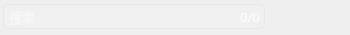
<?xml version="1.0" encoding="UTF-8"?>
<ui version="4.0">
 <class>findwidget</class>
 <widget class="QWidget" name="findwidget">
  <property name="geometry">
   <rect>
    <x>0</x>
    <y>0</y>
    <width>350</width>
    <height>35</height>
   </rect>
  </property>
  <property name="minimumSize">
   <size>
    <width>350</width>
    <height>35</height>
   </size>
  </property>
  <property name="maximumSize">
   <size>
    <width>350</width>
    <height>35</height>
   </size>
  </property>
  <property name="font">
   <font>
    <family>OPPOSans B</family>
    <pointsize>10</pointsize>
    <stylestrategy>PreferAntialias</stylestrategy>
   </font>
  </property>
  <property name="windowTitle">
   <string>Form</string>
  </property>
  <property name="styleSheet">
   <string notr="true"/>
  </property>
  <layout class="QVBoxLayout" name="verticalLayout">
   <property name="spacing">
    <number>0</number>
   </property>
   <property name="leftMargin">
    <number>3</number>
   </property>
   <property name="topMargin">
    <number>0</number>
   </property>
   <property name="rightMargin">
    <number>0</number>
   </property>
   <property name="bottomMargin">
    <number>2</number>
   </property>
   <item>
    <widget class="QWidget" name="horizontalWidget" native="true">
     <property name="minimumSize">
      <size>
       <width>0</width>
       <height>28</height>
      </size>
     </property>
     <property name="maximumSize">
      <size>
       <width>16777215</width>
       <height>25</height>
      </size>
     </property>
     <layout class="QHBoxLayout" name="horizontalLayout">
      <property name="spacing">
       <number>3</number>
      </property>
      <property name="leftMargin">
       <number>0</number>
      </property>
      <property name="topMargin">
       <number>0</number>
      </property>
      <property name="rightMargin">
       <number>10</number>
      </property>
      <property name="bottomMargin">
       <number>0</number>
      </property>
      <item>
       <widget class="QWidget" name="widget_4" native="true">
        <property name="minimumSize">
         <size>
          <width>53</width>
          <height>25</height>
         </size>
        </property>
        <property name="maximumSize">
         <size>
          <width>16777215</width>
          <height>25</height>
         </size>
        </property>
        <property name="styleSheet">
         <string notr="true">#widget_4{
color: rgb(255, 255, 255);
border: 1px solid rgba(197, 197, 197,50);
background-color: rgba(255, 255, 255, 20);
border-radius: 5px;
color: rgb(255, 255, 255);
padding-left:5px;
padding-right:5px;
}</string>
        </property>
        <layout class="QHBoxLayout" name="horizontalLayout_3" stretch="20,1">
         <property name="spacing">
          <number>0</number>
         </property>
         <property name="leftMargin">
          <number>4</number>
         </property>
         <property name="topMargin">
          <number>0</number>
         </property>
         <property name="rightMargin">
          <number>4</number>
         </property>
         <property name="bottomMargin">
          <number>0</number>
         </property>
         <item>
          <widget class="QLineEdit" name="lineEdit_search">
           <property name="minimumSize">
            <size>
             <width>140</width>
             <height>25</height>
            </size>
           </property>
           <property name="maximumSize">
            <size>
             <width>6018</width>
             <height>25</height>
            </size>
           </property>
           <property name="font">
            <font>
             <family>OPPOSans B</family>
             <pointsize>10</pointsize>
             <stylestrategy>PreferAntialias</stylestrategy>
            </font>
           </property>
           <property name="styleSheet">
            <string notr="true">background-color: rgba(255, 255, 255, 0);
border: 0px solid rgba(255, 255, 255, 0);
color: rgb(255, 255, 255);</string>
           </property>
           <property name="placeholderText">
            <string>搜索</string>
           </property>
          </widget>
         </item>
         <item>
          <widget class="QLabel" name="label_conut">
           <property name="sizePolicy">
            <sizepolicy hsizetype="Expanding" vsizetype="Expanding">
             <horstretch>0</horstretch>
             <verstretch>0</verstretch>
            </sizepolicy>
           </property>
           <property name="minimumSize">
            <size>
             <width>0</width>
             <height>25</height>
            </size>
           </property>
           <property name="maximumSize">
            <size>
             <width>60</width>
             <height>25</height>
            </size>
           </property>
           <property name="font">
            <font>
             <family>OPPOSans B</family>
             <pointsize>10</pointsize>
             <stylestrategy>PreferAntialias</stylestrategy>
            </font>
           </property>
           <property name="styleSheet">
            <string notr="true">color: rgb(255, 255, 255);
border: 1px solid rgba(255, 255, 255, 0);

</string>
           </property>
           <property name="text">
            <string>0/0</string>
           </property>
           <property name="alignment">
            <set>Qt::AlignCenter</set>
           </property>
          </widget>
         </item>
        </layout>
       </widget>
      </item>
      <item>
       <widget class="QToolButton" name="toolButton_up">
        <property name="minimumSize">
         <size>
          <width>22</width>
          <height>20</height>
         </size>
        </property>
        <property name="maximumSize">
         <size>
          <width>22</width>
          <height>25</height>
         </size>
        </property>
        <property name="styleSheet">
         <string notr="true">QToolButton {
	color: rgb(255, 255, 255);
	background-color: rgba(255, 255, 255, 0);
	border: none;
}

QToolButton::menu-indicator { 
	image: None;
}

 
QToolButton:hover {
	color: rgb(255, 255, 255);
	background-color: rgba(255, 255, 255, 0);
	border: none;
}</string>
        </property>
        <property name="text">
         <string/>
        </property>
        <property name="icon">
         <iconset resource="../lib.qrc">
          <normaloff>:/lib/down.png</normaloff>:/lib/down.png</iconset>
        </property>
        <property name="iconSize">
         <size>
          <width>25</width>
          <height>25</height>
         </size>
        </property>
       </widget>
      </item>
      <item>
       <widget class="QToolButton" name="toolButton_down">
        <property name="minimumSize">
         <size>
          <width>22</width>
          <height>25</height>
         </size>
        </property>
        <property name="maximumSize">
         <size>
          <width>22</width>
          <height>25</height>
         </size>
        </property>
        <property name="styleSheet">
         <string notr="true">QToolButton {
	color: rgb(255, 255, 255);
	background-color: rgba(255, 255, 255, 0);
	border: none;
}

QToolButton::menu-indicator { 
	image: None;
}

 
QToolButton:hover {
	color: rgb(255, 255, 255);
	background-color: rgba(255, 255, 255, 0);
	border: none;
}</string>
        </property>
        <property name="text">
         <string/>
        </property>
        <property name="icon">
         <iconset resource="../lib.qrc">
          <normaloff>:/lib/up.png</normaloff>:/lib/up.png</iconset>
        </property>
        <property name="iconSize">
         <size>
          <width>25</width>
          <height>25</height>
         </size>
        </property>
       </widget>
      </item>
      <item>
       <widget class="QToolButton" name="toolButton_close">
        <property name="minimumSize">
         <size>
          <width>22</width>
          <height>25</height>
         </size>
        </property>
        <property name="maximumSize">
         <size>
          <width>22</width>
          <height>25</height>
         </size>
        </property>
        <property name="styleSheet">
         <string notr="true">QToolButton {
	color: rgb(255, 255, 255);
	background-color: rgba(255, 255, 255, 0);
	border: none;
}

QToolButton::menu-indicator { 
	image: None;
}

 
QToolButton:hover {
	color: rgb(255, 255, 255);
	background-color: rgba(255, 255, 255, 0);
	border: none;
}</string>
        </property>
        <property name="icon">
         <iconset resource="../lib.qrc">
          <normaloff>:/lib/icon-close4.png</normaloff>:/lib/icon-close4.png</iconset>
        </property>
        <property name="iconSize">
         <size>
          <width>20</width>
          <height>20</height>
         </size>
        </property>
       </widget>
      </item>
     </layout>
    </widget>
   </item>
  </layout>
 </widget>
 <resources>
  <include location="../lib.qrc"/>
 </resources>
 <connections/>
</ui>
